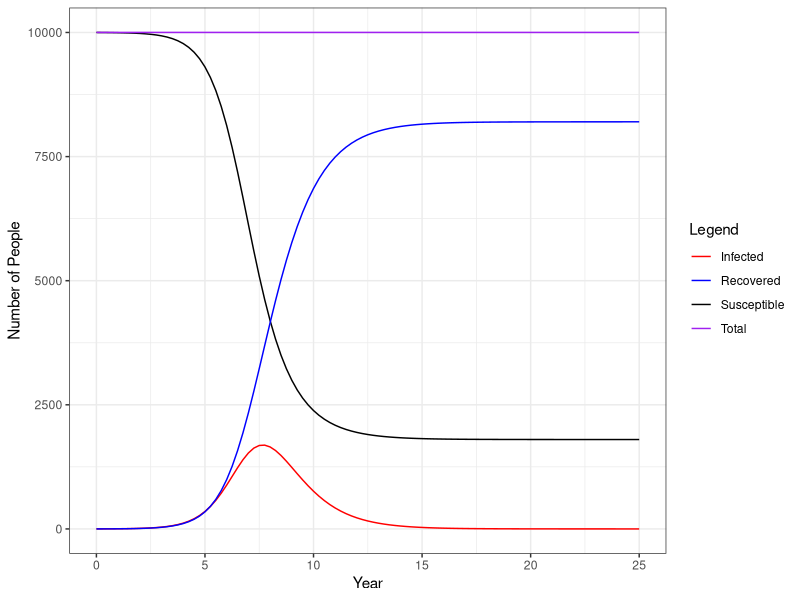

Recreate this plot in R.
## ---- chunk 1
# Load Libraries Needed
knitr::opts_chunk$set(echo = TRUE)
library(deSolve)
library(ggplot2)
## ---- chunk 2

my_model <- function(times,yinit,pars){
	
	with(as.list(c(yinit,pars)), {
	
		N  <- S + I + R
		dS <- -beta*S*I/N 
		dI <- beta*S*I/N - gamma*I
		dR <- gamma*I 

	return(list(c(dS, dI, dR)))})  #needs to be in same order of how it is written above
	}
## ---- chunk 3
#list your parameters
beta=2.3
gamma=1.1
my_pars <- cbind(beta = 2.3, 
                 gamma = 1.1) # combine all the parameters

## ---- chunk 4
start_time = 0 # start date (years)
end_time = 25 # end date (years)
my_times <- seq(start_time, end_time, by = 0.25) 
#NOTE your time steps need ot match the time steps for your parameters
## ---- chunk 5
my_yinit <- c(S = 10000, I = 1, R = 0)
## ---- chunk 6
results <- as.data.frame(ode(y=my_yinit, times=my_times, func=my_model,
	parms=my_pars, method='lsoda'))
# solves the differential equations you wrote above, using the time frame, initial parameters, and parameters
#lsoda default but can 
## ---- chunk 7
colors <- c('Susceptible'='black','Infected'='red', 'Recovered'='blue', 
            'Total' = 'purple')
ggplot(data=results) + 
  geom_line(aes(x=time,y=S,col='Susceptible')) + 
	geom_line(aes(x=time,y=I,col='Infected')) + 
  geom_line(aes(x=time,y=R,col='Recovered')) +
  geom_line(aes(x=time,y=S+I+R,col='Total')) +
	scale_colour_manual(name="Legend",values=colors) +
	xlab('Year') + ylab('Number of People') +
  theme_bw()
